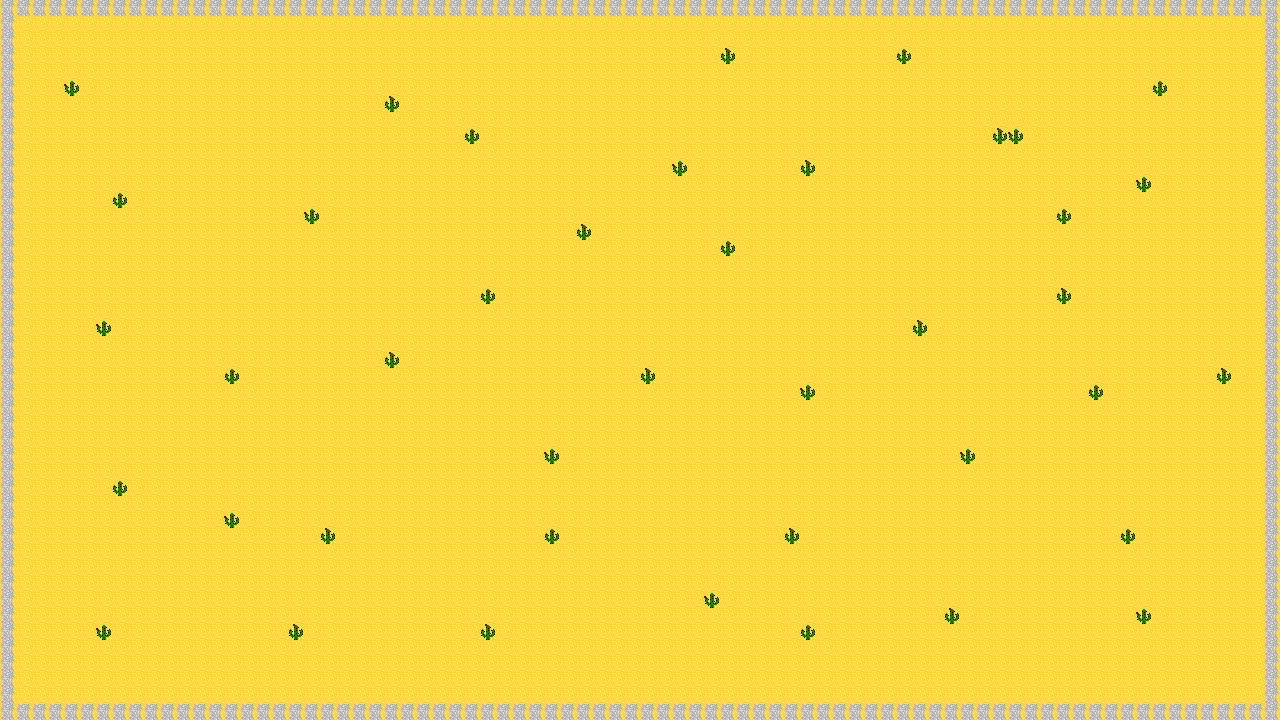

Below is a game level as drawn by its tile map, then a one-line description and the .tmx that defines it (tile-layer data replaced by summaries):
An orthogonal 80x45 tile map with 16x16 px tiles, 3 tile layers (Tile Layer 1, Walls, Cactus).

<map version="1.2" tiledversion="1.2.0" orientation="orthogonal" renderorder="right-down" width="80" height="45" tilewidth="16" tileheight="16" infinite="0" nextlayerid="8" nextobjectid="1">
 <tileset firstgid="1" source="TiledTilesetDesert.tsx" />
 <layer id="3" name="Tile Layer 1" width="80" height="45">
  <data>[3600 cells, 3600 non-empty, 1 distinct tile ids]</data>
 </layer>
 <layer id="7" name="Walls" width="80" height="45">
  <data>[3600 cells, 246 non-empty, 1 distinct tile ids]</data>
 </layer>
 <layer id="6" name="Cactus" width="80" height="45">
  <data>[3600 cells, 41 non-empty, 3 distinct tile ids]</data>
 </layer>
</map>